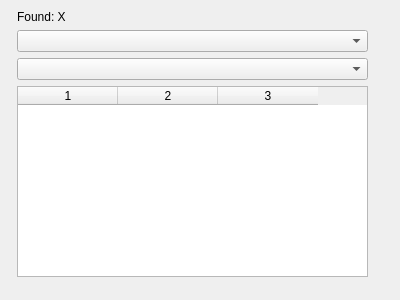
<?xml version="1.0" encoding="UTF-8"?>
<ui version="4.0">
 <class>Form</class>
 <widget class="QWidget" name="Form">
  <property name="geometry">
   <rect>
    <x>0</x>
    <y>0</y>
    <width>400</width>
    <height>300</height>
   </rect>
  </property>
  <property name="windowTitle">
   <string>Form</string>
  </property>
  <widget class="QWidget" name="">
   <property name="geometry">
    <rect>
     <x>17</x>
     <y>10</y>
     <width>351</width>
     <height>267</height>
    </rect>
   </property>
   <layout class="QVBoxLayout" name="verticalLayout_2">
    <item>
     <layout class="QVBoxLayout" name="verticalLayout">
      <item>
       <widget class="QLabel" name="labelCount">
        <property name="text">
         <string>Found: X</string>
        </property>
       </widget>
      </item>
      <item>
       <widget class="QComboBox" name="comboSchool"/>
      </item>
      <item>
       <widget class="QComboBox" name="comboClass"/>
      </item>
     </layout>
    </item>
    <item>
     <widget class="QTableWidget" name="tableResults">
      <property name="columnCount">
       <number>3</number>
      </property>
      <column/>
      <column/>
      <column/>
     </widget>
    </item>
   </layout>
  </widget>
 </widget>
 <resources/>
 <connections/>
</ui>
